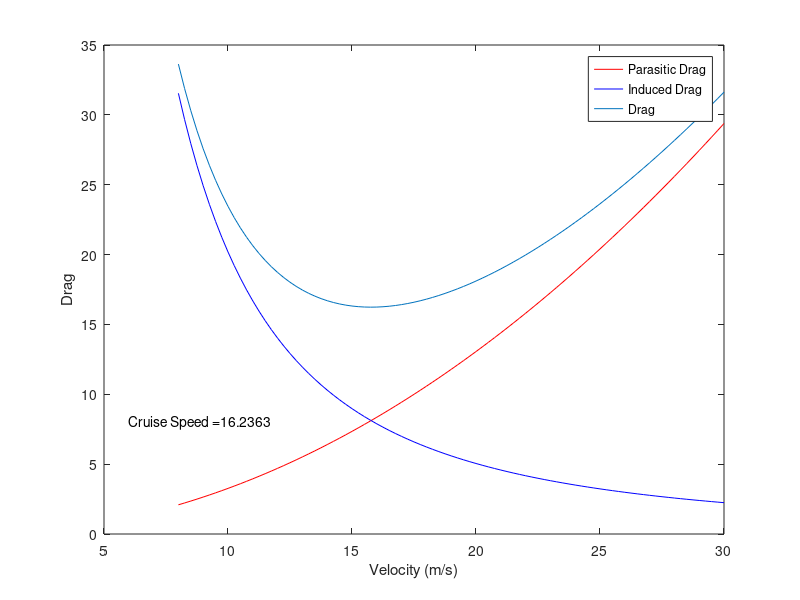

Write the MATLAB code that produced this figure.
clear all
close all
clc

% Cl = 2;
d = 1.225;
s = 1.6129;
L = 244.652;
dv = .00001983;
span = 3.3528;
Bc = .6096;
Tc = Bc*.4;
MAC = Bc-(2*(Bc-Tc)*(0.5*Bc+Tc)/(3*(Bc+Tc)));
ef = .8;
AR = span/MAC;



v = 8:.25:30;
Dps = 0;
Dis = 0;

for i = 1:length(v)
    
Re = (d*v(i)*MAC)/dv;
Cf = 1.328/(sqrt(Re));

sdr = 0.4292120448;

Cd0 = .0533;
Dp = .5*d*(v(i)^2)*Cd0;

Cl = L/(.5*d*(v(i)^2)*s);
Cdi = Cl^2/(pi*AR*ef);
Di = .5*d*(v(i)^2)*Cdi;

Dps = [Dps Dp];
Dis = [Dis Di];

end

vt = sqrt((2*L)/(.5*d*s));
vstall = sqrt((L)/(.5*d*s*1.8));

Dpf = Dps(2:end);
Dif = Dis(2:end);
D = Dpf+Dif;
eff = min(D);
figure(1)
plot(v,Dpf,'r')
hold on
plot(v,Dif,'b')
hold on
plot(v,D);
xlabel('Velocity (m/s)');
ylabel('Drag');
legend('Parasitic Drag','Induced Drag','Drag')
te = strcat('Cruise Speed = ',num2str(eff));
text(6,8,te)

vt
vstall